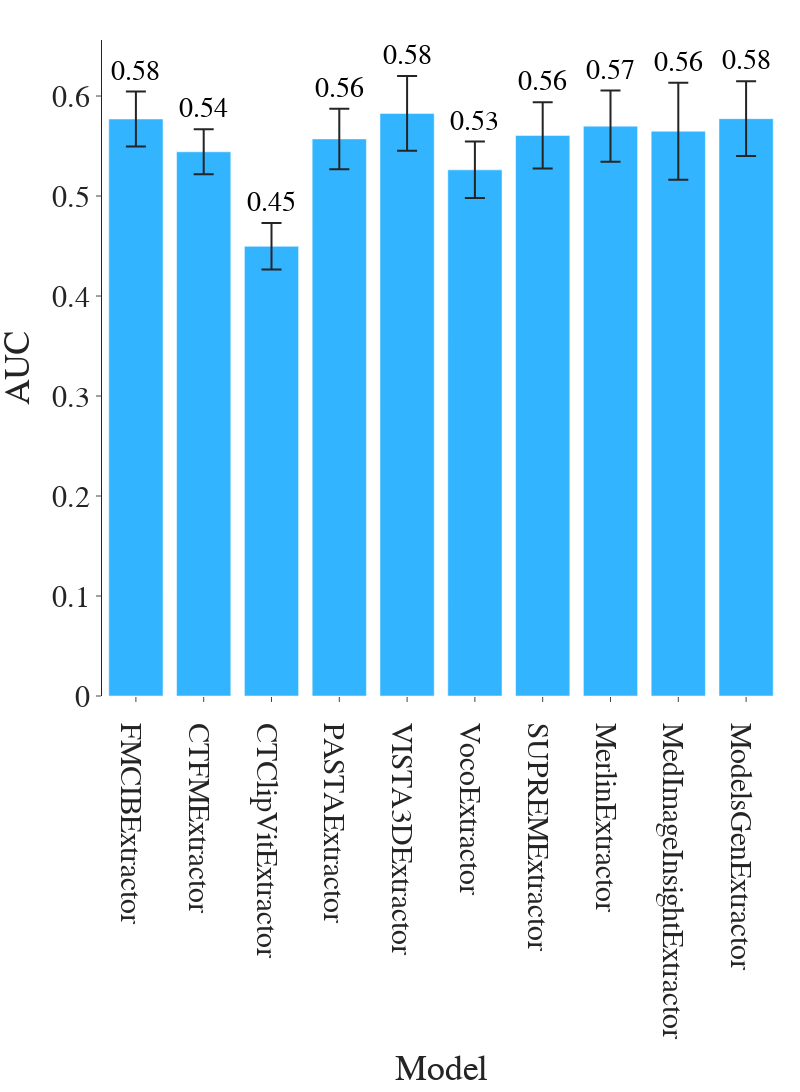

Notebook cell for this chart:
### Code cell
# Plot test accuracies
fig = plot_model_comparison(test_accuracies_dict, font_size=30, height=1200, width=800, marker_color="#00A2FF")
fig.show() # Show the plot

### Figure 1 — Plotly figure (JSON) as saved in the notebook; plotly's stock layout.template omitted (floating-point values rounded to 4 significant figures)
{"data": [{"alignmentgroup": "True", "error_y": {"array": [0.0274, 0.02254, 0.0233, 0.03028, 0.0374, 0.02825, 0.03312, 0.03554, 0.04861, 0.03743], "arrayminus": [0.0274, 0.02254, 0.0233, 0.03028, 0.0374, 0.02825, 0.03312, 0.03554, 0.04861, 0.03743], "width": 10}, "hovertemplate": "Model=%{x}<br>AUC=%{y}<extra></extra>", "legendgroup": "", "marker": {"color": "#00A2FF", "opacity": 0.8, "pattern": {"shape": ""}}, "name": "", "offsetgroup": "", "orientation": "v", "showlegend": false, "textposition": "auto", "type": "bar", "x": ["FMCIBExtractor", "CTFMExtractor", "CTClipVitExtractor", "PASTAExtractor", "VISTA3DExtractor", "VocoExtractor", "SUPREMExtractor", "MerlinExtractor", "MedImageInsightExtractor", "ModelsGenExtractor"], "xaxis": "x", "y": [0.577, 0.5442, 0.4497, 0.5571, 0.5826, 0.5262, 0.5606, 0.5699, 0.5648, 0.5774], "yaxis": "y"}], "layout": {"annotations": [{"font": {"color": "black", "size": 28}, "showarrow": false, "text": "0.58", "x": "FMCIBExtractor", "y": 0.6044, "yshift": 20}, {"font": {"color": "black", "size": 28}, "showarrow": false, "text": "0.54", "x": "CTFMExtractor", "y": 0.5668, "yshift": 20}, {"font": {"color": "black", "size": 28}, "showarrow": false, "text": "0.45", "x": "CTClipVitExtractor", "y": 0.473, "yshift": 20}, {"font": {"color": "black", "size": 28}, "showarrow": false, "text": "0.56", "x": "PASTAExtractor", "y": 0.5874, "yshift": 20}, {"font": {"color": "black", "size": 28}, "showarrow": false, "text": "0.58", "x": "VISTA3DExtractor", "y": 0.62, "yshift": 20}, {"font": {"color": "black", "size": 28}, "showarrow": false, "text": "0.53", "x": "VocoExtractor", "y": 0.5544, "yshift": 20}, {"font": {"color": "black", "size": 28}, "showarrow": false, "text": "0.56", "x": "SUPREMExtractor", "y": 0.5937, "yshift": 20}, {"font": {"color": "black", "size": 28}, "showarrow": false, "text": "0.57", "x": "MerlinExtractor", "y": 0.6054, "yshift": 20}, {"font": {"color": "black", "size": 28}, "showarrow": false, "text": "0.56", "x": "MedImageInsightExtractor", "y": 0.6134, "yshift": 20}, {"font": {"color": "black", "size": 28}, "showarrow": false, "text": "0.58", "x": "ModelsGenExtractor", "y": 0.6148, "yshift": 20}], "barmode": "relative", "font": {"family": "Arial", "size": 30}, "height": 1200, "legend": {"tracegroupgap": 0}, "margin": {"b": 20, "l": 20, "r": 20, "t": 40}, "showlegend": false, "title": {"x": 0.5, "xanchor": "center"}, "width": 800, "xaxis": {"anchor": "y", "domain": [0, 1], "showgrid": false, "showline": false, "tickfont": {"size": 30}, "title": {"text": "Model"}}, "yaxis": {"anchor": "x", "domain": [0, 1], "showgrid": false, "tickfont": {"size": 30}, "title": {"text": "AUC"}}}}
